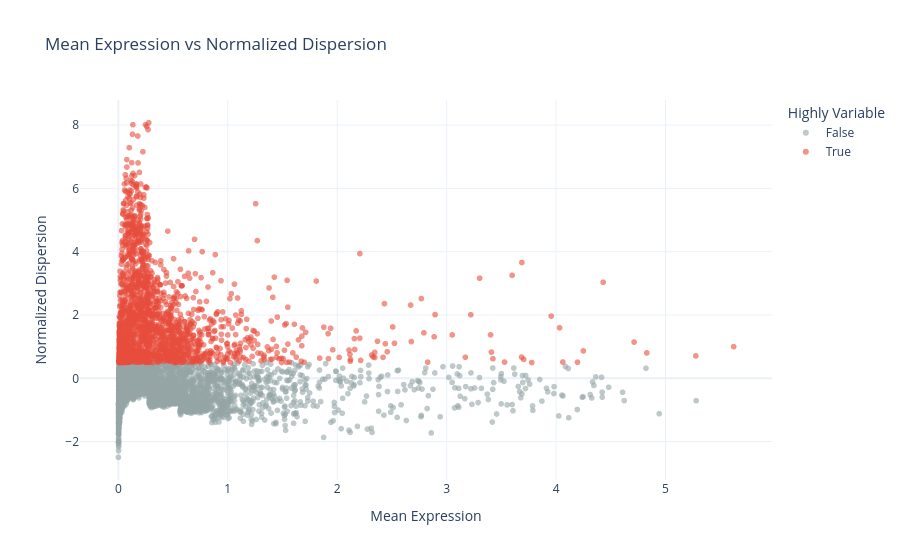

Notebook source saved alongside this figure:
### Markdown cell above
## Step 12: Interactive Highly Variable Genes Plot
We visualize mean expression vs dispersion for all genes interactively. Hover over any gene to see its name and whether it was selected as highly variable.

### Code cell
gene_stats = adata.var.copy()
gene_stats['gene_name'] = gene_stats.index

hvg_plot = px.scatter(
    gene_stats,
    x='means',
    y='dispersions_norm',
    color='highly_variable',
    hover_name='gene_name',
    title='Mean Expression vs Normalized Dispersion',
    labels={
        'means': 'Mean Expression',
        'dispersions_norm': 'Normalized Dispersion',
        'highly_variable': 'Highly Variable'
    },
    color_discrete_map={True: '#e74c3c', False: '#95a5a6'},
    opacity=0.6
)
hvg_plot.update_layout(template='plotly_white')
hvg_plot.show()

### Figure 1 — Plotly figure (JSON) as saved in the notebook; plotly's stock layout.template omitted (floating-point values rounded to 4 significant figures; data arrays with more than 128 entries replaced by an {"elided": "..."} marker saying what was removed)
{"data": [{"hovertemplate": "<b>%{hovertext}</b><br><br>Highly Variable=False<br>Mean Expression=%{x}<br>Normalized Dispersion=%{y}<extra></extra>", "hovertext": {"elided": "11714 str values"}, "legendgroup": "False", "marker": {"color": "#95a5a6", "opacity": 0.6, "symbol": "circle"}, "mode": "markers", "name": "False", "showlegend": true, "type": "scattergl", "x": {"elided": "11714 float values"}, "xaxis": "x", "y": {"elided": "11714 float values"}, "yaxis": "y"}, {"hovertemplate": "<b>%{hovertext}</b><br><br>Highly Variable=True<br>Mean Expression=%{x}<br>Normalized Dispersion=%{y}<extra></extra>", "hovertext": {"elided": "2000 str values"}, "legendgroup": "True", "marker": {"color": "#e74c3c", "opacity": 0.6, "symbol": "circle"}, "mode": "markers", "name": "True", "showlegend": true, "type": "scattergl", "x": {"elided": "2000 float values"}, "xaxis": "x", "y": {"elided": "2000 float values"}, "yaxis": "y"}], "layout": {"legend": {"title": {"text": "Highly Variable"}, "tracegroupgap": 0}, "title": {"text": "Mean Expression vs Normalized Dispersion"}, "xaxis": {"anchor": "y", "domain": [0, 1], "title": {"text": "Mean Expression"}}, "yaxis": {"anchor": "x", "domain": [0, 1], "title": {"text": "Normalized Dispersion"}}}}
